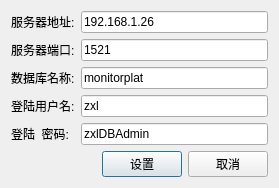
<?xml version="1.0" encoding="UTF-8"?>
<ui version="4.0">
 <class>DBConConfDialog</class>
 <widget class="QDialog" name="DBConConfDialog">
  <property name="geometry">
   <rect>
    <x>0</x>
    <y>0</y>
    <width>279</width>
    <height>175</height>
   </rect>
  </property>
  <property name="windowTitle">
   <string>Dialog</string>
  </property>
  <layout class="QVBoxLayout" name="verticalLayout">
   <item>
    <layout class="QFormLayout" name="formLayout">
     <item row="0" column="0">
      <widget class="QLabel" name="label">
       <property name="text">
        <string>服务器地址:</string>
       </property>
      </widget>
     </item>
     <item row="0" column="1">
      <widget class="QLineEdit" name="lineEdit_DBIP">
       <property name="text">
        <string>192.168.1.26</string>
       </property>
      </widget>
     </item>
     <item row="1" column="0">
      <widget class="QLabel" name="label_2">
       <property name="text">
        <string>服务器端口:</string>
       </property>
      </widget>
     </item>
     <item row="1" column="1">
      <widget class="QLineEdit" name="lineEdit_DBPort">
       <property name="text">
        <string>1521</string>
       </property>
      </widget>
     </item>
     <item row="2" column="0">
      <widget class="QLabel" name="label_3">
       <property name="text">
        <string>数据库名称:</string>
       </property>
      </widget>
     </item>
     <item row="2" column="1">
      <widget class="QLineEdit" name="lineEdit_DBName">
       <property name="text">
        <string>monitorplat</string>
       </property>
      </widget>
     </item>
     <item row="3" column="0">
      <widget class="QLabel" name="label_4">
       <property name="text">
        <string>登陆用户名:</string>
       </property>
      </widget>
     </item>
     <item row="3" column="1">
      <widget class="QLineEdit" name="lineEdit_DBUser">
       <property name="text">
        <string>zxl</string>
       </property>
      </widget>
     </item>
     <item row="4" column="0">
      <widget class="QLabel" name="label_5">
       <property name="text">
        <string>登陆  密码:</string>
       </property>
      </widget>
     </item>
     <item row="4" column="1">
      <widget class="QLineEdit" name="lineEdit_DBPass">
       <property name="text">
        <string>zxlDBAdmin</string>
       </property>
      </widget>
     </item>
    </layout>
   </item>
   <item>
    <layout class="QHBoxLayout" name="horizontalLayout">
     <item>
      <spacer name="horizontalSpacer">
       <property name="orientation">
        <enum>Qt::Horizontal</enum>
       </property>
       <property name="sizeHint" stdset="0">
        <size>
         <width>40</width>
         <height>20</height>
        </size>
       </property>
      </spacer>
     </item>
     <item>
      <widget class="QPushButton" name="pushButton_Set">
       <property name="text">
        <string>设置</string>
       </property>
      </widget>
     </item>
     <item>
      <widget class="QPushButton" name="pushButton_Cancel">
       <property name="text">
        <string>取消</string>
       </property>
      </widget>
     </item>
    </layout>
   </item>
  </layout>
 </widget>
 <resources/>
 <connections/>
</ui>
